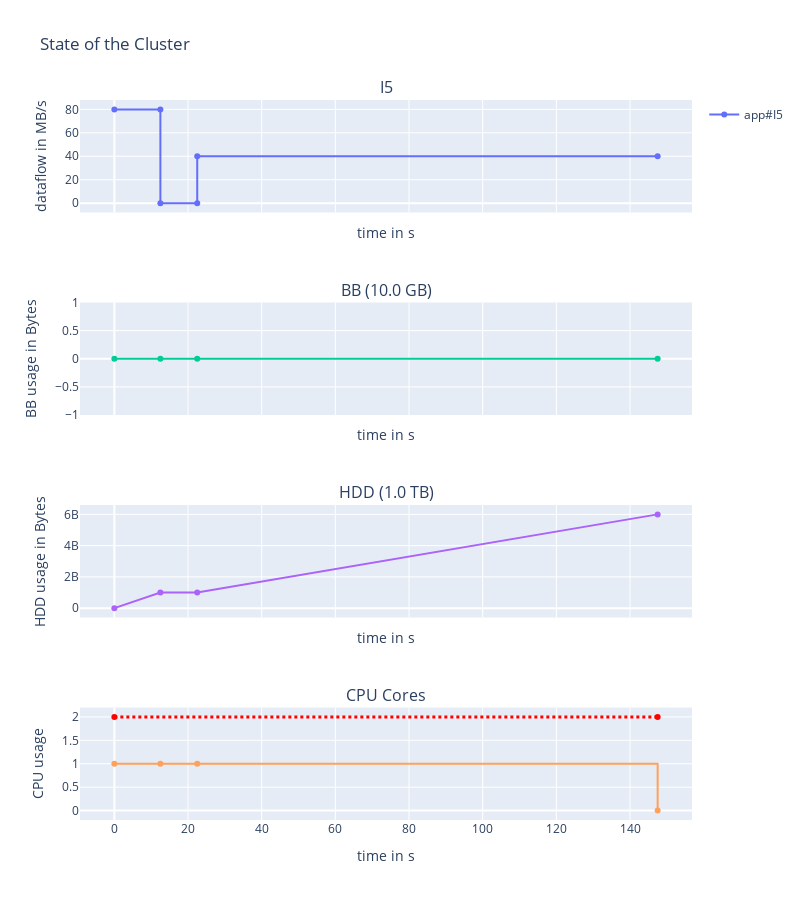

This figure's notebook cell:
### Markdown cell above
Behavior for no BB use

### Code cell
# logger
#env = simpy.Environment()
logger.remove()
# Simple app: read 1GB -> compute 10s -> write 5GB
read = [1e9, 0]
compute = [0,  10]
write = [0, 5e9]
# placement
placement = [0, 0]
use_bb = [False, False]
# simulate the app execution
app1 = Application(env, compute=compute, read=read, write=write, data=data)
env.process(app1.run(cluster, placement=placement, use_bb=use_bb))
env.run()
print(f"application duration = {app1.get_fitness()}")
fig = display_run(data, cluster, width=800, height=900)
fig.show()

### Figure 1 — Plotly figure (JSON) as saved in the notebook; plotly's stock layout.template omitted (floating-point values rounded to 4 significant figures)
{"data": [{"line": {"shape": "linear"}, "name": "app#I5", "text": ["READ|to/from:HDD|volume=1.0 GB", "READ|to/from:HDD|volume=1.0 GB", "COMPUTE|volume=0B", "COMPUTE|volume=0B", "WRITE|to/from:HDD|volume=5.0 GB", "WRITE|to/from:HDD|volume=5.0 GB"], "textposition": "top center", "type": "scatter", "x": [0, 12.5, 12.5, 22.5, 22.5, 147.5], "xaxis": "x", "y": [80, 80, 0, 0, 40, 40], "yaxis": "y"}, {"line": {"dash": "dot", "shape": "linear"}, "name": "I5 mvt", "text": [], "textposition": "top center", "type": "scatter", "x": [], "xaxis": "x", "y": [], "yaxis": "y"}, {"line": {"shape": "linear"}, "name": "BB", "showlegend": false, "text": ["I5|Read|HDD | +volume=1.0 GB", "I5|Compute | +volume=0B", "I5|Write|HDD | +volume=5.0 GB"], "textposition": "top center", "type": "scatter", "x": [0, 12.5, 22.5, 147.5], "xaxis": "x2", "y": [0, 0, 0, 0], "yaxis": "y2"}, {"line": {"shape": "linear"}, "name": "HDD", "showlegend": false, "text": ["I5|Read|HDD | +volume=1.0 GB", "I5|Compute | +volume=0B", "I5|Write|HDD | +volume=5.0 GB"], "textposition": "top center", "type": "scatter", "x": [0, 12.5, 22.5, 147.5], "xaxis": "x3", "y": [0, 1000000000.0, 1000000000.0, 6000000000], "yaxis": "y3"}, {"line": {"shape": "hv"}, "showlegend": false, "type": "scatter", "x": [0, 12.5, 22.5, 147.5], "xaxis": "x4", "y": [1, 1, 1, 0], "yaxis": "y4"}, {"line": {"color": "red", "dash": "dot", "shape": "hv", "width": 3}, "showlegend": false, "text": ["Maximum available cores in cluster=2", "Maximum available cores in cluster=2"], "type": "scatter", "x": [0, 147.5], "xaxis": "x4", "y": [2, 2], "yaxis": "y4"}], "layout": {"annotations": [{"font": {"size": 16}, "showarrow": false, "text": "I5", "x": 0.5, "xanchor": "center", "xref": "paper", "y": 1, "yanchor": "bottom", "yref": "paper"}, {"font": {"size": 16}, "showarrow": false, "text": "BB (10.0 GB)", "x": 0.5, "xanchor": "center", "xref": "paper", "y": 0.7188, "yanchor": "bottom", "yref": "paper"}, {"font": {"size": 16}, "showarrow": false, "text": "HDD (1.0 TB)", "x": 0.5, "xanchor": "center", "xref": "paper", "y": 0.4375, "yanchor": "bottom", "yref": "paper"}, {"font": {"size": 16}, "showarrow": false, "text": "CPU Cores", "x": 0.5, "xanchor": "center", "xref": "paper", "y": 0.1562, "yanchor": "bottom", "yref": "paper"}], "height": 900, "title": {"text": "State of the Cluster"}, "width": 800, "xaxis": {"anchor": "y", "domain": [0, 1], "matches": "x4", "showticklabels": false, "title": {"text": "time in s"}}, "xaxis2": {"anchor": "y2", "domain": [0, 1], "matches": "x4", "showticklabels": false, "title": {"text": "time in s"}}, "xaxis3": {"anchor": "y3", "domain": [0, 1], "matches": "x4", "showticklabels": false, "title": {"text": "time in s"}}, "xaxis4": {"anchor": "y4", "domain": [0, 1], "title": {"text": "time in s"}}, "yaxis": {"anchor": "x", "domain": [0.8438, 1], "title": {"text": "dataflow in MB/s"}}, "yaxis2": {"anchor": "x2", "domain": [0.5625, 0.7188], "title": {"text": "BB usage in Bytes"}}, "yaxis3": {"anchor": "x3", "domain": [0.2812, 0.4375], "title": {"text": "HDD usage in Bytes"}}, "yaxis4": {"anchor": "x4", "domain": [0, 0.1562], "title": {"text": "CPU usage"}}}}
